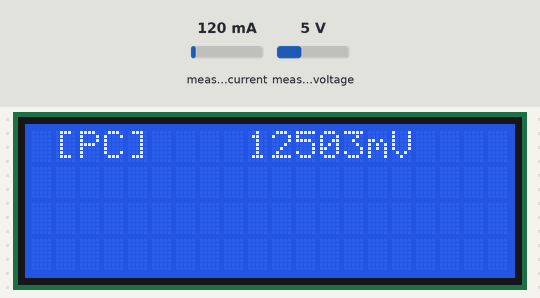
The sketch below on a simulated Arduino Uno, built with avr-gcc and run on an emulated ATmega328P. Parts: 20×4 character LCD. Wiring (inferred from the names in the program): INA219 current sensor at I2C address 0x40. Inputs (shaded band) come from the test bench; at power-on: measured voltage 5 V, measured current 120 mA. What the sketch prints to the serial monitor is not drawn.

Above: at 5.0 s.
5.1 s: measured voltage set to 0.3 V
At 7.9 s:
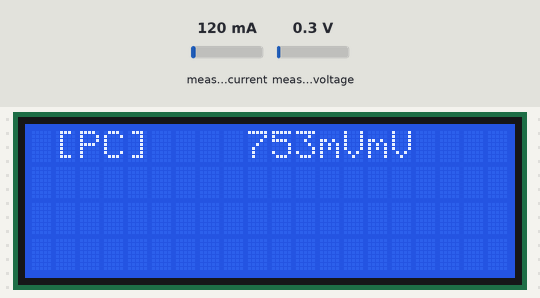
8.1 s: measured voltage set to 3.8 V
At 11.0 s:
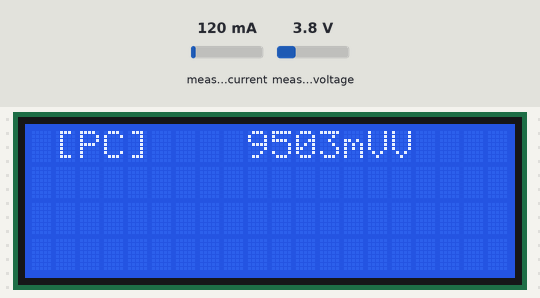
11.1 s: measured voltage set to 7.5 V
At 14.0 s:
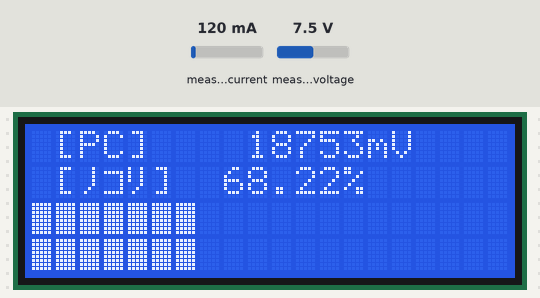
14.1 s: measured voltage set to 11.2 V
At 17.0 s:
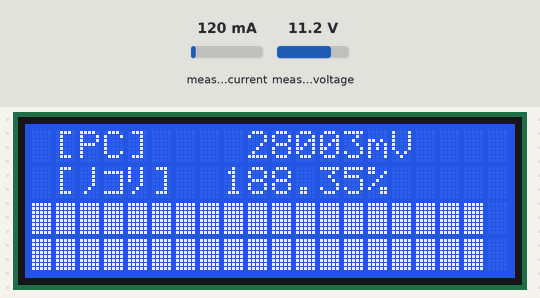
17.1 s: measured voltage set to 14.7 V
At 20.0 s:
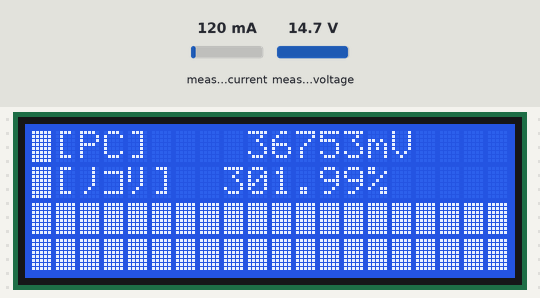
20.1 s: measured voltage set to 1.9 V
At 23.8 s:
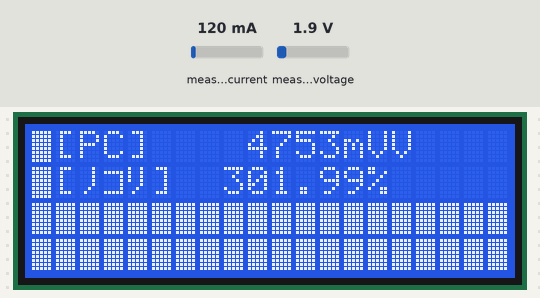
Timing chart, 0 to 24.1 s (numbered marks = the images above; inputs shaded):
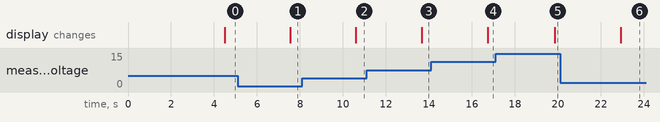

The sketch:

ina_lcd.ino
```cpp
#define RS_PIN 4
#define E_PIN 7
#define DB4_PIN 8
#define DB5_PIN 9
#define DB6_PIN 10
#define DB7_PIN 11

#define Base_value 15

#define Min_V 13500 //バッテリーの駆動する最低値
#define Max_V 21000 //バッテリーの駆動する最大値

#include <LiquidCrystal.h>;


/*
  Texas Instruments INA226 Control sample
  tomozh@gmail.com

  2031.09.03 fix power miscalculation bug
  2013.03.16 1st release
*/

#include <Wire.h>

#define NELEMS(arg) (sizeof(arg) / sizeof((arg)[0]))

const int   INA226_ADDR         = 0x40;                 // INA226 I2C Address (A0=A1=GND)
const word  INA226_CAL_VALUE    = 0x0A00;               // INA226 Calibration Register Value

// INA226 Registers
#define INA226_REG_CONGIGURATION_REG            0x00    // Configuration Register (R/W)
#define INA226_REG_SHUNT_VOLTAGE                0x01    // Shunt Voltage (R)
#define INA226_REG_BUS_VOLTAGE                  0x02    // Bus Voltage (R)
#define INA226_REG_POWER                        0x03    // Power (R)
#define INA226_REG_CURRENT                      0x04    // Current (R)
#define INA226_REG_CALIBRATION                  0x05    // Calibration (R/W)
#define INA226_REG_MASK_ENABLE                  0x06    // Mask/Enable (R/W)
#define INA226_REG_ALERT_LIMIT                  0x07    // Alert Limit (R/W)
#define INA226_REG_DIE_ID                       0xFF    // Die ID (R)

// Operating Mode (Mode Settings [2:0])
#define INA226_CONF_MODE_POWER_DOWN             (0<<0)  // Power-Down
#define INA226_CONF_MODE_TRIG_SHUNT_VOLTAGE     (1<<0)  // Shunt Voltage, Triggered
#define INA226_CONF_MODE_TRIG_BUS_VOLTAGE       (2<<0)  // Bus Voltage, Triggered
#define INA226_CONF_MODE_TRIG_SHUNT_AND_BUS     (3<<0)  // Shunt and Bus, Triggered
#define INA226_CONF_MODE_POWER_DOWN2            (4<<0)  // Power-Down
#define INA226_CONF_MODE_CONT_SHUNT_VOLTAGE     (5<<0)  // Shunt Voltage, Continuous
#define INA226_CONF_MODE_CONT_BUS_VOLTAGE       (6<<0)  // Bus Voltage, Continuous
#define INA226_CONF_MODE_CONT_SHUNT_AND_BUS     (7<<0)  // Shunt and Bus, Continuous (default)

// Shunt Voltage Conversion Time (VSH CT Bit Settings [5:3])
#define INA226_CONF_VSH_140uS                   (0<<3)  // 140us
#define INA226_CONF_VSH_204uS                   (1<<3)  // 204us
#define INA226_CONF_VSH_332uS                   (2<<3)  // 332us
#define INA226_CONF_VSH_588uS                   (3<<3)  // 588us
#define INA226_CONF_VSH_1100uS                  (4<<3)  // 1.1ms (default)
#define INA226_CONF_VSH_2116uS                  (5<<3)  // 2.116ms
#define INA226_CONF_VSH_4156uS                  (6<<3)  // 4.156ms
#define INA226_CONF_VSH_8244uS                  (7<<3)  // 8.244ms

// Bus Voltage Conversion Time (VBUS CT Bit Settings [8:6])
#define INA226_CONF_VBUS_140uS                  (0<<6)  // 140us
#define INA226_CONF_VBUS_204uS                  (1<<6)  // 204us
#define INA226_CONF_VBUS_332uS                  (2<<6)  // 332us
#define INA226_CONF_VBUS_588uS                  (3<<6)  // 588us
#define INA226_CONF_VBUS_1100uS                 (4<<6)  // 1.1ms (default)
#define INA226_CONF_VBUS_2116uS                 (5<<6)  // 2.116ms
#define INA226_CONF_VBUS_4156uS                 (6<<6)  // 4.156ms
#define INA226_CONF_VBUS_8244uS                 (7<<6)  // 8.244ms

// Averaging Mode (AVG Bit Settings[11:9])
#define INA226_CONF_AVG_1                       (0<<9)  // 1 (default)
#define INA226_CONF_AVG_4                       (1<<9)  // 4
#define INA226_CONF_AVG_16                      (2<<9)  // 16
#define INA226_CONF_AVG_64                      (3<<9)  // 64
#define INA226_CONF_AVG_128                     (4<<9)  // 128
#define INA226_CONF_AVG_256                     (5<<9)  // 256
#define INA226_CONF_AVG_512                     (6<<9)  // 512
#define INA226_CONF_AVG_1024                    (7<<9)  // 1024

// Reset Bit (RST bit [15])
#define INA226_CONF_RESET_ACTIVE                (1<<15)
#define INA226_CONF_RESET_INACTIVE              (0<<15)

LiquidCrystal lcd(RS_PIN, E_PIN, DB4_PIN, DB5_PIN, DB6_PIN, DB7_PIN);

void setup() {

  Wire.begin();
  Serial.begin(9600);

  setupRegister();

  lcd.begin(20, 4);
  //lcd.print("(^-^*)/ hello,world!");
  delay(3000);
}

/*
  Texas Instruments INA226 Control sample
  tomozh@gmail.com

  2031.09.03 fix power miscalculation bug
  2013.03.16 1st release
*/


static void writeRegister(byte reg, word value)
{
  Wire.beginTransmission(INA226_ADDR);
  Wire.write(reg);
  Wire.write((value >> 8) & 0xFF);
  Wire.write(value & 0xFF);
  Wire.endTransmission();
}

static void setupRegister(void)
{
  writeRegister(INA226_REG_CONGIGURATION_REG,
                INA226_CONF_RESET_INACTIVE
                | INA226_CONF_MODE_CONT_SHUNT_AND_BUS
                | INA226_CONF_VSH_1100uS
                | INA226_CONF_VBUS_1100uS
                | INA226_CONF_AVG_64
               );

  writeRegister(INA226_REG_CALIBRATION, INA226_CAL_VALUE);
}

static word readRegister(byte reg)
{
  word res = 0x0000;

  Wire.beginTransmission(INA226_ADDR);
  Wire.write(reg);

  if (Wire.endTransmission() == 0) {
    if (Wire.requestFrom(INA226_ADDR, 2) >= 2) {
      res = Wire.read() * 256;
      res += Wire.read();
    }
  }

  return res;
}

typedef struct tagREG_INFO {
  byte  reg;
  const char* name;
} REG_INFO;

const static REG_INFO   st_aRegs[] = {
  { INA226_REG_CONGIGURATION_REG,   "Configuration Register"    },
  { INA226_REG_SHUNT_VOLTAGE,       "Shunt Voltage"             },
  { INA226_REG_BUS_VOLTAGE,         "Bus Voltage"               },
  { INA226_REG_POWER,               "Power"                     },
  { INA226_REG_CURRENT,             "Current"                   },
  { INA226_REG_CALIBRATION,         "Calibration"               },
  { INA226_REG_MASK_ENABLE,         "Mask/Enable"               },
  { INA226_REG_ALERT_LIMIT,         "Alert Limit"               },
  { INA226_REG_DIE_ID,              "Die ID"                    },
};

static void dumpRegisters(void)
{
  int i;
  const REG_INFO* pInfo;
  static word REGS[NELEMS(st_aRegs)];
  static char  buf[64];

  for (i = 0; i < NELEMS(REGS); i++) {
    pInfo = &st_aRegs[i];
    REGS[i] = readRegister(pInfo->reg);
  }

  Serial.println("---INA226 Registers ---");

  for (i = 0; i < NELEMS(REGS); i++) {
    pInfo = &st_aRegs[i];
    snprintf(buf, NELEMS(buf), "%24s (%02Xh) : %04Xh (%u)", pInfo->name, pInfo->reg, REGS[i], REGS[i]);
    Serial.println(buf);
  }
}


long measure()
{
  char  buf[64];
  long  voltage;   // Bus Voltage (mV)
  short current;   // Current (mA)
  long  power;     // Power (uW)

  voltage  = (long)((short)readRegister(INA226_REG_BUS_VOLTAGE)) * 1250L;    // LSB=1.25mV
  current  = (short)readRegister(INA226_REG_CURRENT);
  power    = (long)readRegister(INA226_REG_POWER) * 25000L;                  // LSB=25mW

  Serial.println();
  snprintf(buf, NELEMS(buf)
           , "V:%5ldmV, I:%5dmA, P:%5ldmW"
           , (voltage + (1000 / 2)) / 1000
           , current
           , (power + (1000 / 2)) / 1000
          );

  Serial.println(buf);

  dumpRegisters();

  delay(1000);
  return voltage;
}

// ■を表示
void disp(int col, int row) {
  lcd.setCursor(col, row);
  lcd.print("\xff\xff");
}

// pcのバッテリー値表示
void pc_disp(long voltage) {
  lcd.setCursor(1, 0);
  lcd.print("[PC]    ");
  lcd.print((voltage + (1000 / 2)) / 1000);
  lcd.print("\x6d\x56");
}
// 台車のバッテリー値表示(失敗した)
void per_disp(float pc_per) {
  lcd.setCursor(1, 1);
  lcd.print("[\xc9\xba\xd8]  ");
  lcd.print(pc_per);
  lcd.print("\x25");
}

//メイン文
void loop() {
  int cnt = 0;
  long pc_bat = 0;
  int car_bat = 17;
  long volt_pc = 0;
  float volt_pc_disp = 0; //測定する電圧値
  float pc_per = 0 ;
  static float prev_val = 0;
  volt_pc = measure(); //電圧測定
  pc_disp(volt_pc);
  volt_pc_disp = (volt_pc + 500) / 1000; //測定値をわかりやすく変換
  pc_bat = volt_pc_disp - Min_V;   //残量＝測った電圧値ー最低駆動電圧
  pc_per = (float)pc_bat / 77; //目盛りをそれっぽく合わせた気がする

  //値が測定値より小さくなったらlcdの表示を一度クリア
  if (pc_per >= 0) {
    if (prev_val > pc_per) {
      lcd.clear();
    }

    //台車の方
    per_disp(pc_per);
    for (cnt = 0; cnt < (int)pc_per / 10; cnt++) {
      disp(cnt, 2);
      disp(cnt, 3);
    }
  }
  /*for(cnt=0;cnt<pc_bat;cnt++){
    disp(cnt,1);
    }*/
  /* wagon_disp();
    for(cnt=0;cnt<car_bat;cnt++){
      disp(cnt,3);
    }*/
  Serial.println("cocoa");
  //Serial.println((volt_pc + (1000/2)) / 1000);
  Serial.println(pc_per);
  //Serial.println(pc_per);
  delay(100);
  prev_val = pc_per;
}
```

Measured:
- after the input at 5.1 s, the display: changes after 2.4 s (image 1)
- after the input at 8.1 s, the display: changes after 2.5 s (image 2)
- after the input at 11.1 s, the display: changes after 2.6 s (image 3)
- after the input at 14.1 s, the display: changes after 2.6 s (image 4)
- after the input at 17.1 s, the display: changes after 2.7 s (image 5)
- after the input at 20.1 s, the display: changes after 2.8 s (image 6)
